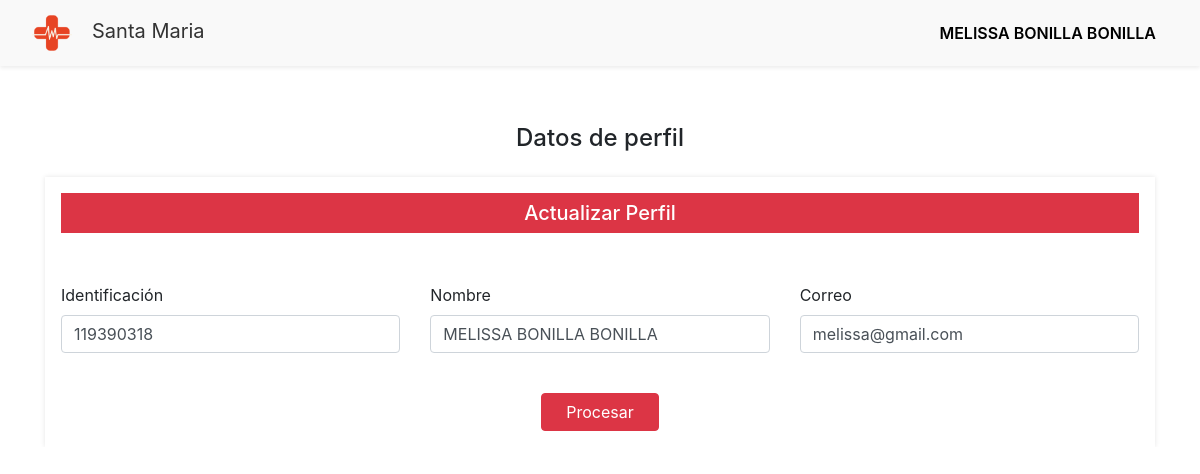
Screenshot of /views/usuario/ConsultarPerfil.php (signed in) with the database file from the repository.
### tables this page shows
CREATE TABLE `tusuario` (
  `IdUsuario` int(11) NOT NULL AUTO_INCREMENT,
  `Nombre` varchar(255) NOT NULL,
  `Correo` varchar(100) NOT NULL,
  `Identificacion` varchar(20) NOT NULL,
  `Contrasenna` varchar(10) NOT NULL,
  `IdRol` int(11) NOT NULL,
  `Estado` bit(1) NOT NULL,
  PRIMARY KEY (`IdUsuario`),
  KEY `FK_tusuario_trol` (`IdRol`),
  CONSTRAINT `FK_tusuario_trol` FOREIGN KEY (`IdRol`) REFERENCES `trol` (`IdRol`)
);

### models/usuarioModel.php (called while the page is built, shortened)
<?php
    function consultarInfoUsuarioModel($idUsuario){
    try
        {
            $context = OpenDB();
            $sp = "CALL consultarInfoUsuario('$idUsuario')";
            $respuesta = $context -> query($sp);
            return $respuesta;
        }
        catch(Exception $error)
        {
        RegistrarError($error);
            return null;
        }
    }
?>

### Controllers/usuarioController.php (called while the page is built, shortened)
<?php
    include_once $_SERVER["DOCUMENT_ROOT"].'/AmbienteWeb/models/usuarioModel.php';
    function consultarInfoUsuario($idUsuario)
    {
        $respuesta = consultarInfoUsuarioModel($idUsuario);
        if($respuesta != null && $respuesta->num_rows > 0){
        return mysqli_fetch_array($respuesta);
        }
    }
?>

### views/usuario/ConsultarPerfil.php (the view, shortened to what this page needs)
<?php
include_once $_SERVER["DOCUMENT_ROOT"] . '/AmbienteWeb/views/layoutInterno.php';
include_once $_SERVER["DOCUMENT_ROOT"] . '/AmbienteWeb/Controllers/usuarioController.php';
$idUsuario = $_SESSION["IdUsuario"];
$Resultado = consultarInfoUsuario($idUsuario);
?>
<!DOCTYPE html>
<html>
<body>
  <h4 class="text-center mt-4 mb-4">Datos de perfil</h4>
  <div class="container">
    <div class="card">
      <div class="card-header bg-danger text-white text-center">
        <h5 class="mb-2 mt-2">Actualizar Perfil</h5>
      </div>
      <div class="card-body">
        <form action="" method="post">
          <div class="row g-3">
            <div class="col-md-4">
              <div class="form-group">
                <label for="txtIdentificacion" class="form-label">Identificación</label>
                <input id="txtIdentificacion" name="txtIdentificacion"
                  class="form-control" type="text"
                  value="<?php echo $Resultado["Identificacion"] ?>"
                  onkeyup="ConsultarNombreApi()">
              </div>
            </div>
            <div class="col-md-4">
              <div class="form-group">
                <label for="txtNombre" class="form-label">Nombre</label>
                <input id="txtNombre" name="txtNombre"
                  type="text" class="form-control"
                  value="<?php echo $Resultado["Nombre"] ?>">
              </div>
            </div>
            <div class="col-md-4">
              <div class="form-group">
                <label for="txtCorreo" class="form-label">Correo</label>
                <input id="txtCorreo" name="txtCorreo"
                  type="email" class="form-control"
                  value="<?php echo $Resultado["Correo"] ?>">
              </div>
            </div>
          </div>
          <div class="text-center mt-4">
            <button class="btn btn-danger btn-info px-4" id="btnActualizarPerfilUsuario"
              name="btnActualizarPerfilUsuario" type="submit">
              Procesar
            </button>
          </div>
        </form>
      </div>
    </div>
  </div>
</body>
</html>

### views/estilos/layout.css (style rules this page uses)
html, body { overflow-x: hidden; }
.card { border-radius: 0; padding: 1em; border: none; -webkit-box-shadow: 0px 0px 5px 0px rgba(0, 0, 0, 0.1); -moz-box-shadow: 0px 0px 5px 0px rgba(0, 0, 0, 0.1); box-shadow: 0px 0px 5px 0px rgba(0, 0, 0, 0.1); margin-top: 10px; }
.card .card-header { border-radius: 0; background-color: transparent; padding: 0; border: none; vertical-align: center; }
.card .card-header h1, .card .card-header h2, .card .card-header h3, .card .card-header h4, .card .card-header h5, .card .card-header h6 { text-transform: capitalize; }
.card .card-body { padding: 0; border:none; }

### rows the page displays
tusuario: txtIdentificacion "119390318", txtNombre "MELISSA BONILLA BONILLA", txtCorreo "melissa@gmail.com"

### other values shown
$nombreUsuario "MELISSA BONILLA BONILLA"
